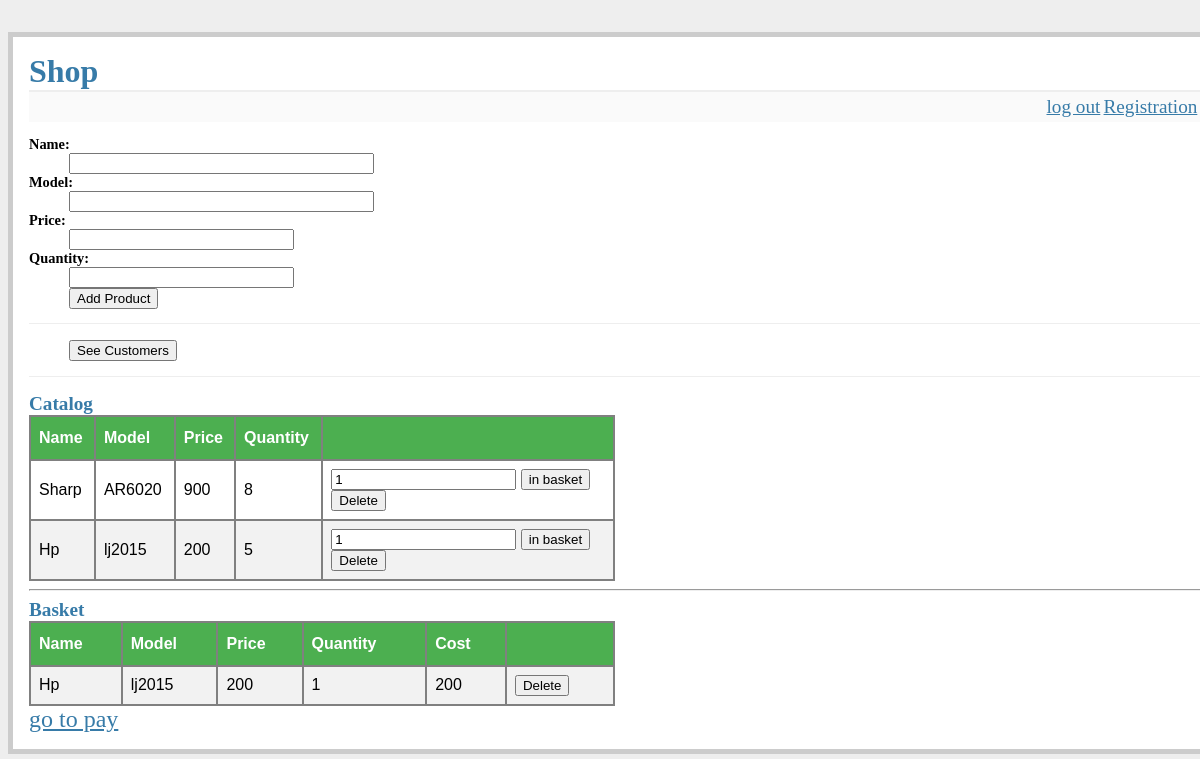
Page / (signed in) on the earlier database version.
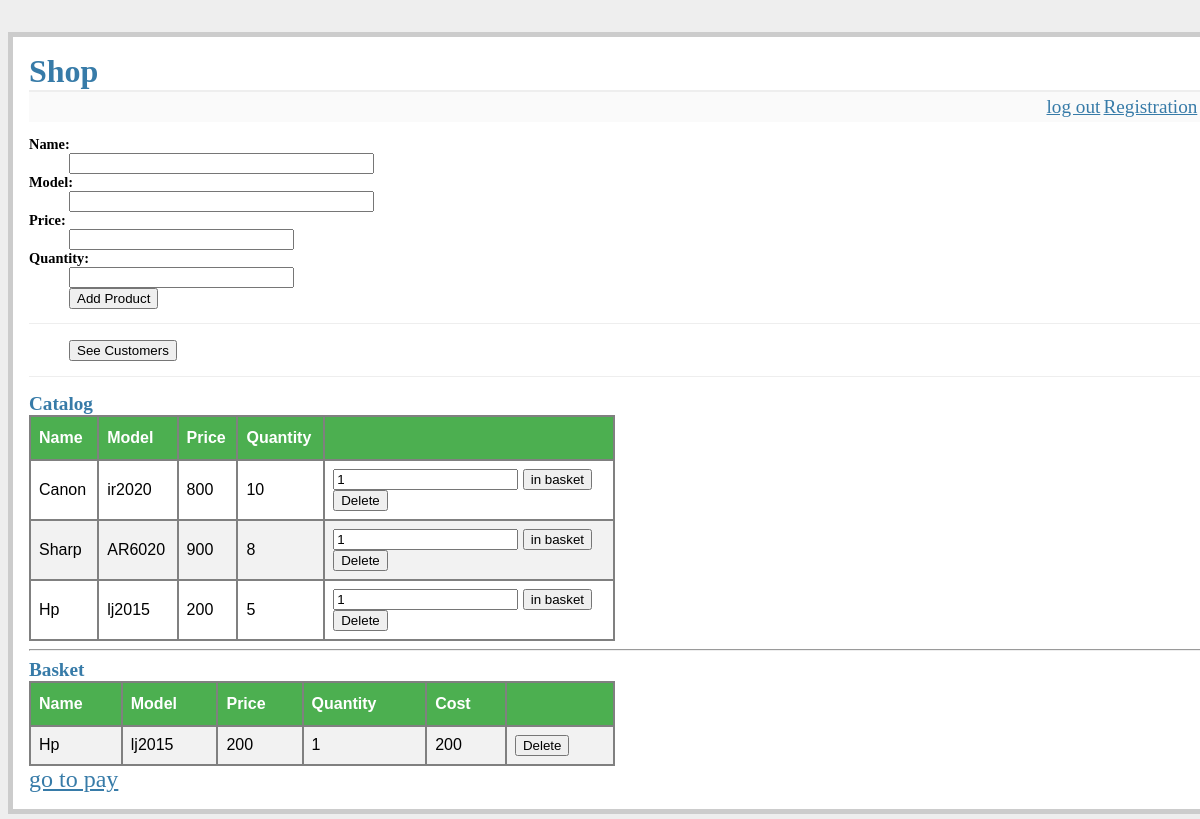
Same page on the later database version.
### tables this page shows
CREATE TABLE `products`
(
   id integer primary key autoincrement,
   name text not null ,
   model text not null ,
   price text not null ,
   quantity integer
);

CREATE TABLE `basket`
(
   id integer not null primary key autoincrement,
   productsId integer not null ,
   quantity integer not null,
   userId integer not null

);

### flaskr.py (the view)
@app.route('/')
def list_product():
    db = get_db()
    cur = db.execute(
        'select * from products '
        'order by id desc')
    products = cur.fetchall()
    if not session.get('logged_in'):
        return render_template('list_product.html', products=products, basket=[])
    cur = db.execute(
        'select '
        'p.name as name, '
        'p.model as model, '
        'b.quantity as quantity, '
        'b.id as basket_Id, '
        'p.price as price, '
        '(p.price * b.quantity) as cost '
        'from basket b, products p '
        'where b.productsId = p.id '
        'and b.userId=?',
        [session['userId']])
    basket = cur.fetchall()
    for row in basket:
        for x in range(len(row)):
          print(row[x])
    return render_template('list_product.html', products=products, basket=basket)

### flaskr.py (called while the page is built)
def connect_db():
    print("connect_db")
    print(app.config['DATABASE'])
    rv = sqlite3.connect(app.config['DATABASE'])
    rv.row_factory = sqlite3.Row
    return rv

def init_db(db):
    with app.open_resource('shema.sql', mode='r') as f:
        db.cursor().executescript(f.read())
        db.commit()
    print('Initialized the database.')
    """ Метод open_resource() объекта приложения является удобной функцией-помощником,
которая откроет ресурс, обеспечиваемый приложением. Эта функция открывает файл из
места расположения ресурсов (в нашем случае папка flaskr_n), и позволяет вам из него читать """

def get_db():
    if not hasattr(g, 'sqlite_db'):
        g.sqlite_db = connect_db()
        init_db(g.sqlite_db)
    return g.sqlite_db

### templates/list_product.html (shortened to what this page needs)
{% extends "layout.html" %}
{% block body %}
{% if session.logged_in and session.is_admin %}
    <form action="{{ url_for('add_product') }}" method=post class=add-entry>
        <dl>
            <dt>Name:
            <dd><input type=text size=35 name=name>
            <dt>Model:
            <dd><input type="text" size=35 name="model">
            <dt>Price:
            <dd><input type="text" size="25" name="price">
            <dt>Quantity:
            <dd><input type="text" size="25" name="quantity">
            <dd><input type=submit value="Add Product">
        </dl>
    </form>
     <form action="{{ url_for('customers') }}" method=get class=add-entry>
        <dl>
            <dd><input type=submit value="See Customers">
        </dl>
    </form>
{% endif %}
    <h2>Catalog</h2>
    <table class="entries">
        <tbody>
            <tr>
                <th>Name</th>
                <th>Model</th>
                <th>Price</th>
                <th>Quantity</th>
                <th></th>
            </tr>
        </tbody>
    {% for product in products %}
        <tr>
            <td>{{ product.name }}</td>
            <td>{{ product.model }}</td>
            <td>{{ product.price }}</td>
            <td>{{ product.quantity }}</td>
            <td>
                {% if session.logged_in and session.userId %}
                <form action="{{ url_for('add_basket')}}" method="post">
                    <input type="text" class="cbutton" value="1" name="quantity"/>
                    <input type="submit" name="basket" value="in basket" class="cbutton"/>
                </form>
                {% endif %}
                {%  if session.logged_in and session.is_admin %}
                <form action="{{ url_for('delete_product') }}" method="post">
                    <input type="submit" name="basket" value="Delete" class="cbutton"/>
                </form>
            {% endif %}
            </td>
        </tr>
        {% else %}
            <tr><th>The product is available to register users</th></tr>
    {% endfor %}
    </table>
<hr>
<h2>Basket</h2>
    <table class="entries">
    <tr>
        <th>Name</th>
        <th>Model</th>
        <th>Price</th>
        <th>Quantity</th>
        <th>Cost</th>
        <th></th>
    </tr>
    {% for entry in basket %}
    <tr>
        <td>{{ entry.name }}</td>
        <td>{{ entry.model }}</td>
        <td>{{ entry.price }}</td>
        <td>{{ entry.quantity }}</td>
        <td>{{ entry.cost }}</td>
        <td>
            <form action="{{ url_for('delete_basket') }}" method="post">
                <input type="submit" name="basket" value="Delete" class="cbutton"/>
            </form>
        </td>
    </tr>
    {% endfor %}
    </table>
    <a href="{{ url_for('buy') }}">go to pay</a>
{% endblock %}

### templates/layout.html (shortened to what this page needs)
<!doctype html>
<link rel=stylesheet type=text/css href="{{ url_for('static', filename='style.css') }}">
<div class=page>
<h1>Shop</h1>
<div class=metanav>
{% if not session.logged_in %}
    <a href="{{ url_for('login') }}">log in</a>
{% else %}
    <a href="{{ url_for('logout') }}">log out</a>
{% endif %}
{% if not session.registr %}
    <a href="{{ url_for('add_users') }}"> Registration</a>
{% endif %}
</div>
{% block body %}{% endblock %}
</div>

### static/style.css (style rules this page uses)
a { font-size: 1.5em; color: #377ba8; }
h1, h2, h3 { font-family: 'Georgia', serif; color: #377ba8; margin: 0; }
h1 { border-bottom: 2px solid #eee; }
h2 { font-size: 1.2em; }
.page { margin: 2em auto; width: 99%; border: 5px solid #ccc; padding: 1em; background: white; }
.entries { font-family: "Trebuchet MS", Arial, Helvetica, sans-serif; border-collapse: collapse; width: 50%; }
.entries td { border: 2px solid #808080; align-content: center; padding: 8px; }
.entries th { border: 2px solid #808080; padding: 8px; }
.entries tr:nth-child(even) { background-color: #f2f2f2; }
.entries th { padding-top: 12px; padding-bottom: 12px; text-align: left; background-color: #4CAF50; color: white; }
.add-entry { font-size: 0.9em; border-bottom: 1px solid #eee; }
.add-entry dl { font-weight: bold; }
.metanav { text-align: right; font-size: 0.8em; padding: 0.3em; margin-bottom: 1em; background: #fafafa; }

Differences in the rows shown:
added products: name "Canon", model "ir2020", price "800", quantity "10"
